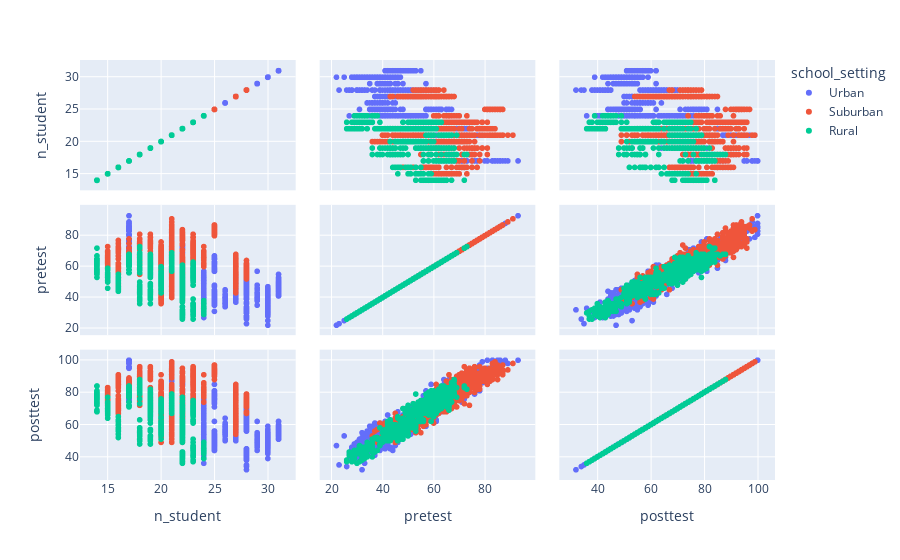

The code cell stored with this chart in its notebook:
### Code cell
fig = px.scatter_matrix(df,
    dimensions=["n_student", "pretest", "posttest"],
    color="school_setting")
fig.show()

### Figure 1 — Plotly figure (JSON) as saved in the notebook; plotly's stock layout.template omitted (floating-point values rounded to 4 significant figures; data arrays with more than 128 entries replaced by an {"elided": "..."} marker saying what was removed)
{"data": [{"dimensions": [{"axis": {"matches": true}, "label": "n_student", "values": {"elided": "906 int values"}}, {"axis": {"matches": true}, "label": "pretest", "values": {"elided": "906 int values"}}, {"axis": {"matches": true}, "label": "posttest", "values": {"elided": "906 int values"}}], "hovertemplate": "school_setting=Urban<br>%{xaxis.title.text}=%{x}<br>%{yaxis.title.text}=%{y}<extra></extra>", "legendgroup": "Urban", "marker": {"color": "#636efa", "symbol": "circle"}, "name": "Urban", "showlegend": true, "type": "splom"}, {"dimensions": [{"axis": {"matches": true}, "label": "n_student", "values": {"elided": "717 int values"}}, {"axis": {"matches": true}, "label": "pretest", "values": {"elided": "717 int values"}}, {"axis": {"matches": true}, "label": "posttest", "values": {"elided": "717 int values"}}], "hovertemplate": "school_setting=Suburban<br>%{xaxis.title.text}=%{x}<br>%{yaxis.title.text}=%{y}<extra></extra>", "legendgroup": "Suburban", "marker": {"color": "#EF553B", "symbol": "circle"}, "name": "Suburban", "showlegend": true, "type": "splom"}, {"dimensions": [{"axis": {"matches": true}, "label": "n_student", "values": {"elided": "510 int values"}}, {"axis": {"matches": true}, "label": "pretest", "values": {"elided": "510 int values"}}, {"axis": {"matches": true}, "label": "posttest", "values": {"elided": "510 int values"}}], "hovertemplate": "school_setting=Rural<br>%{xaxis.title.text}=%{x}<br>%{yaxis.title.text}=%{y}<extra></extra>", "legendgroup": "Rural", "marker": {"color": "#00cc96", "symbol": "circle"}, "name": "Rural", "showlegend": true, "type": "splom"}], "layout": {"dragmode": "select", "legend": {"title": {"text": "school_setting"}, "tracegroupgap": 0}, "margin": {"t": 60}}}
